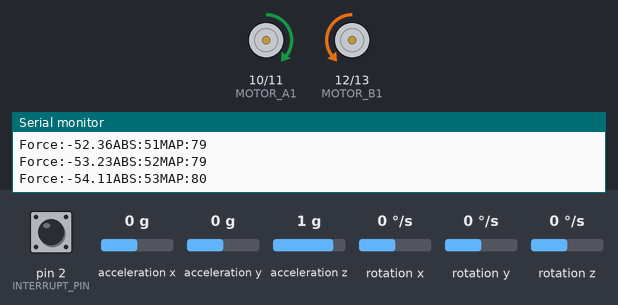
A sketch run on a simulated Arduino Uno, built with avr-gcc and run on an emulated ATmega328P. Parts: motor-driver pin pairs drawn as motors (green arrow = first pin HIGH = forward, orange = second pin HIGH = backward, longer = more drive, scaled by the enable pin), the last lines printed to the serial monitor. The inputs (shaded band) are chosen by the test bench; at power-on: acceleration x 0 g, acceleration y 0 g, pin 2 (INTERRUPT_PIN) LOW, acceleration z 1 g, rotation x 0 °/s, rotation y 0 °/s, rotation z 0 °/s. The sensor or clock chip raises its interrupt line as the real part does.

Above: at 1.77 s.
1.8 s: acceleration x set to -0.8 g
3.3 s: acceleration x set to -0.2 g
At 4.0 s:
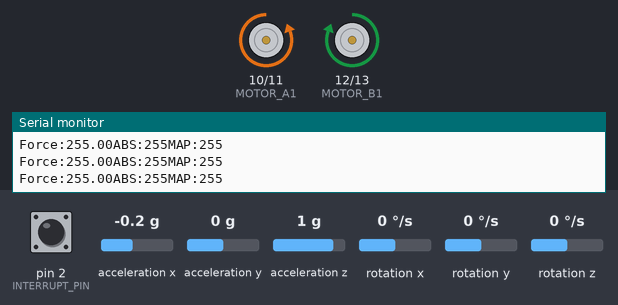
4.8 s: acceleration x set to 0 g
At 8.69 s:
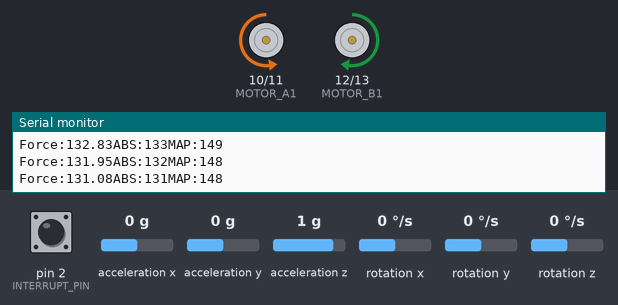
10.8 s: acceleration x set to 0.8 g
12.3 s: acceleration y set to -1.4 g
At 13.2 s:
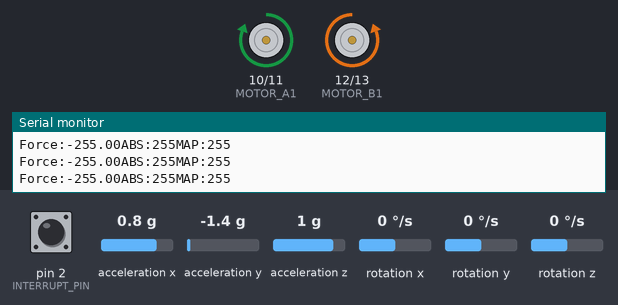
13.8 s: acceleration x set to -0.1 g
At 14.88 s:
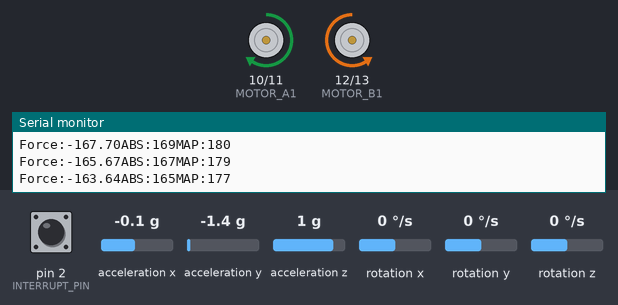
Timing chart, 0 to 17.8 s (numbered marks = the images above; inputs shaded):
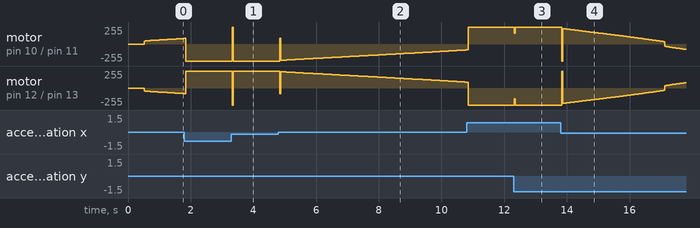

Measured:
- the behaviour switches between -0.1 and 0 g on acceleration x (found by bisection; images 1 and 2)
- after the input at 3.3 s, motor on pin 10 (MOTOR_A1) / pin 11 (MOTOR_A2): backward 255/255 → forward 255/255 at once, → backward 255/255 0.03 s later; motor on pin 12 (MOTOR_B1) / pin 13 (MOTOR_B2): forward 255/255 → backward 255/255 at once, → forward 255/255 0.03 s later
- after the input at 12.3 s, motor on pin 10 (MOTOR_A1) / pin 11 (MOTOR_A2): forward 255/255 → forward 159/255 at once, → forward 255/255 0.03 s later; motor on pin 12 (MOTOR_B1) / pin 13 (MOTOR_B2): backward 255/255 → backward 159/255 at once, → backward 255/255 0.03 s later

The sketch:

Robo_v3.ino
```cpp
#include <PID_v1.h>
#include <Wire.h>
#include <Arduino.h>
#include "I2Cdev.h"
#include "MPU6050_6Axis_MotionApps20.h"


#define INTERRUPT_PIN 2 //for MPU

#define ANGLE_Kp  550
#define ANGLE_Ki  5000
#define ANGLE_Kd  15

#define WARMUP_DELAY_US (100000UL)

#define ANGLE_SET_POINT (-1 * DEG_TO_RAD)

#define ENABLE_A 5
#define ENABLE_B 6
#define MOTOR_A1 10
#define MOTOR_A2 11
#define MOTOR_B1 12
#define MOTOR_B2 13

#define LOGGING_ENABLED

double force = 0.0;
double angle = 0.0;
int valorAbs = abs(force);
int valorMap = map(valorAbs, 0, 255, 35, 255);


MPU6050 mpu;
bool dmpReady = false;
uint8_t mpuIntStatus;
uint8_t fifoBuffer[64];

Quaternion q;           // [w, x, y, z]         quaternion container
VectorFloat gravity;    // [x, y, z]            gravity vector
float ypr[3];           // [yaw, pitch, roll]   yaw/pitch/roll container and gravity vector

volatile bool mpuInterrupt = false;     // indicates whether MPU interrupt pin has gone high

void dmpDataReady() {
    mpuInterrupt = true;
}

bool isBalancing = false;
double targetAngle = ANGLE_SET_POINT;

//PID anglePID(ANGLE_Kp, ANGLE_Kd, ANGLE_Ki, ANGLE_SET_POINT);
PID anglePID(&angle, &force, &targetAngle, ANGLE_Kp, ANGLE_Ki, ANGLE_Kd, DIRECT);

unsigned long lastUpdateMicros = 0;

void initMPU() {
  const int16_t accel_offset[3] = {2168, -2292, 1346};
  const int16_t gyro_offset[3] = {109, 17, 32};

  Wire.begin();
  Wire.setClock(1000000UL);
  mpu.initialize();
  pinMode(INTERRUPT_PIN, INPUT);

  if (!mpu.testConnection()) {
    Serial.println(F("MPU6050 connection failed"));
    while(1) {}
  }

  mpu.dmpInitialize(); //initialize interrupt mode

  //set offsets
  mpu.setXGyroOffset(gyro_offset[0]);
  mpu.setYGyroOffset(gyro_offset[1]);
  mpu.setZGyroOffset(gyro_offset[2]);
  mpu.setXAccelOffset(accel_offset[0]);
  mpu.setYAccelOffset(accel_offset[1]);
  mpu.setZAccelOffset(accel_offset[2]);
  mpu.setDMPEnabled(true);// enable interrupt in MPU
  attachInterrupt(digitalPinToInterrupt(INTERRUPT_PIN), dmpDataReady, RISING);
}

void initMotors() {
  pinMode(ENABLE_A, OUTPUT);
  pinMode(ENABLE_B, OUTPUT);
  pinMode(MOTOR_A1, OUTPUT);
  pinMode(MOTOR_A2, OUTPUT);
  pinMode(MOTOR_B1, OUTPUT);
  pinMode(MOTOR_B2, OUTPUT);
  digitalWrite(MOTOR_A1,LOW);
  digitalWrite(MOTOR_A2,LOW);
  digitalWrite(MOTOR_B1,LOW);
  digitalWrite(MOTOR_B2,LOW);
  analogWrite(ENABLE_A, 0);
  analogWrite(ENABLE_B, 0);
}

void log(unsigned long nowMicros) {
  static unsigned long timestamp = micros();  //executado apenas uma vez
  if (nowMicros - timestamp < 100000 /* 100Hz */) {//Log frequency
    return;
  }
  /*
  Serial.print("a0:");
  Serial.print(targetAngle * RAD_TO_DEG, 4);
  Serial.print("\ta:");
  Serial.print(angle * RAD_TO_DEG, 4);
  Serial.print("\tu:");
  Serial.println(force, 4);
  timestamp = nowMicros;*/
  Serial.print("Force:");
  Serial.print(force);
  Serial.print("\ABS:");
  Serial.print(valorAbs);
  Serial.print("\MAP:");
  Serial.println(valorMap);
}

bool mpuUpdate() {
  if (mpuInterrupt && mpu.dmpGetCurrentFIFOPacket(fifoBuffer)) {
    mpu.dmpGetQuaternion(&q, fifoBuffer);
    mpu.dmpGetGravity(&gravity, &q);
    mpu.dmpGetYawPitchRoll(ypr, &q, &gravity);
    mpuInterrupt = false;
    return true;
  }
  return false;
}

void updateControl(unsigned long nowMicros) {
  /* Wait until IMU filter will settle */
  if (nowMicros < WARMUP_DELAY_US) {//initial inactive time
    return;
  }

  static unsigned long timestamp = micros();//executado apenas uma vez
  if (nowMicros - timestamp < 100 /* 10kHz */) {
    return;
  }

  if (!mpuUpdate()) {
    return;
  }
  angle = ypr[1];//angle = pitch

  //compute delta time
  //float dt = ((float) (nowMicros - timestamp)) * 1e-6;

  if (abs(angle - targetAngle) < PI / 18) {//difference < 10º
    isBalancing = true;
  }

  if (abs(angle - targetAngle) > PI / 4) {//difference > 45º
    isBalancing = false;
    force = 0;
  }
  timestamp = nowMicros;
  if (!isBalancing) {//robot falls
    return;
  }

  //force = anglePID.getControl(angle, dt);
  force = constrain(force, -255, 255);
  timestamp = nowMicros;
}

void forward(int valor) //Rotate the wheel forward
{

  analogWrite(ENABLE_A,valor);
  analogWrite(ENABLE_B,valor);
  digitalWrite(MOTOR_A1, LOW);
  digitalWrite(MOTOR_A2, HIGH);
  digitalWrite(MOTOR_B1, HIGH);
  digitalWrite(MOTOR_B2, LOW);
}

void backward(int valor) //Rotate the wheel Backward
{

  analogWrite(ENABLE_A,valor);
  analogWrite(ENABLE_B,valor);
  digitalWrite(MOTOR_A1, HIGH);
  digitalWrite(MOTOR_A2, LOW);
  digitalWrite(MOTOR_B1, LOW);
  digitalWrite(MOTOR_B2, HIGH);
}

void stop() //Stop both the wheels
{
  analogWrite(ENABLE_A,LOW);
  analogWrite(ENABLE_B,LOW);
  digitalWrite(MOTOR_A1, 0);
  digitalWrite(MOTOR_A2, 0);
  digitalWrite(MOTOR_B1, 0);
  digitalWrite(MOTOR_B2, 0);
}

void updateMotorsForce(){
  valorAbs = abs(force);
  valorMap = map(valorAbs, 0, 255, 35, 255);
  if(force>0){
    forward(valorMap);
  }else if (force<0){
    backward(valorMap);
  }else{
    stop();
  }
}

void setup() {
  Serial.begin(9600);
  initMPU();
  initMotors();
  //setup PID
  anglePID.SetMode(AUTOMATIC);
  anglePID.SetSampleTime(10);
  anglePID.SetOutputLimits(-255, 255);
}

void loop() {
  unsigned long now = micros();
  updateControl(now); //1kHz
  if(isBalancing)
  anglePID.Compute();
  #ifdef LOGGING_ENABLED
    log(now);//100Hz
  #endif
  updateMotorsForce();
}
```
